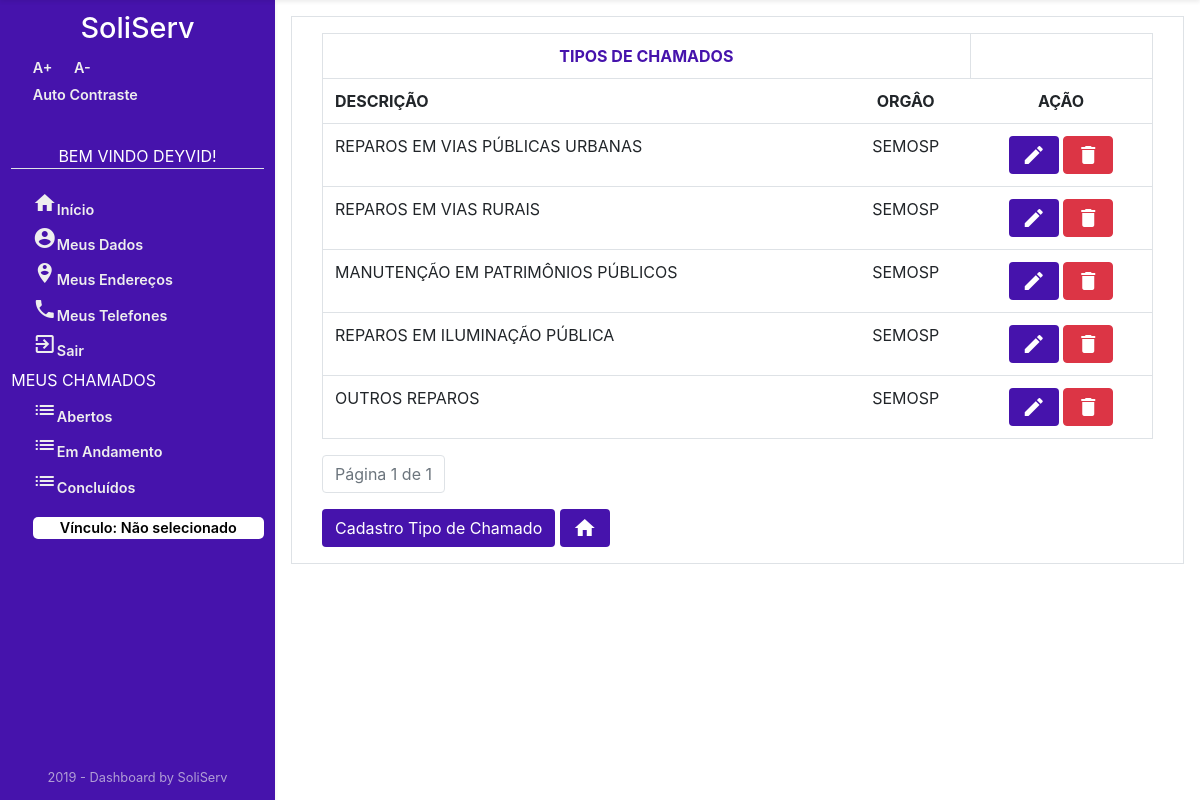
Page /Chamados/listarTiposDeChamado/ (signed in) on the committed database.
### Chamados/models.py (models this page shows, shortened)
class TipoChamado(models.Model):
    descricaoTipoChamado = models.CharField('TIPO CHAMADO', max_length=45)
    idOrgao = models.ForeignKey(
        Orgao, on_delete=models.CASCADE, verbose_name="ORGÃO")
    class Meta:
        verbose_name = "TipoChamados"
        verbose_name_plural = "TipoChamados"

### Orgao/models.py (models this page shows, shortened)
class Orgao(models.Model):
    nomeOrgao = models.CharField('NOME ORGÃO', max_length=45)
    descricao = models.CharField('DESCRIÇÃO', max_length=100)
    emailOrgao = models.CharField('EMAIL ORGÃO', max_length=45)
    nomeResponsavelOrgao = models.CharField(
        'RESPONSÁVEL PELO ÓRGÃO', max_length=45)
    enderecoOrgao = models.CharField(
        'ENDERECO ORGÃO', max_length=45, default="")
    telefoneOrgao = models.IntegerField('TELEFONE ORGÃO')
    class Meta:
        verbose_name = "Orgao"
        verbose_name_plural = "Orgao"

### Chamados/views.py (the view)
# urls.py: path('listarTiposDeChamado/', views.tiposChamadosList, name='lista_tipo_chamado'),
@login_required
def tiposChamadosList(request):
    tipo_chamado_list = TipoChamado.objects.all()
    paginator = Paginator(tipo_chamado_list, 5)
    page = request.GET.get('page')
    tipo_chamado_list = paginator.get_page(page)
    context = {'tipo_chamado_list': tipo_chamado_list}
    if not request.user.is_authenticated:
        return render(request, 'Usuario/acessoNegado.html')
    else:
        return render(request, 'Chamados/tipoChamado/listaTiposChamados.html', context)

### Chamados/templates/Chamados/tipoChamado/listaTiposChamados.html (shortened to what this page needs)
{% extends "sistemaDeGestaoDeServicosPublicos/index1.html" %}
{% block centro %}
<main id="Orgao" class="container border">
    <div class="container">
        {% block centroOrgao %}
        <form>
            {% if tipo_chamado_list %}
            <table class="table border mt-3" style="text-transform: uppercase; overflow-x: auto">
                <tr>
                    <th colspan="2"   class=" border text-center" style="color: #4613ac;">Tipos de Chamados</th>
                    <th class="border-left"></th>
                </tr>
                <tr>
                    <th>Descrição</th>
                    <th class="text-center">ORGÂO</th>
                    <th class="text-center">AÇÃO</th>
                </tr>
                {% for tipos in tipo_chamado_list %}
                <tr>
                    <td>
                        {{tipos.descricaoTipoChamado}}
                    </td>
                    <td class="text-center">
                        {{tipos.idOrgao.nomeOrgao}}
                    </td>
                    <td class="text-center">
                            <a class="btn" style="background: #4613ac; color: white;"
                            href="{% url 'Chamados:tipo_chamado_atualizar' tipos.id %}" title="Editar Tipo de Chamado">
                            <i class="material-icons">edit</i>
                        </a>
                        <a class="btn btn-danger" style="color: white;"
                            href="{% url 'Chamados:tipo_chamado_deletar' tipos.id %}" title="Excluir Tipo de Chamado">
                            <i class="material-icons">delete</i>
                        </a>
                    </td>
                </tr>
                {% endfor %}
                {% else %}
                <div class="alert alert-danger mt-3">
                    Não há Dados Cadastrados!
                </div>
                {% endif %}
        </form>
        <nav aria-label="text-left pagination  ">
            <ul class="pagination ">
                <li class="page-item disabled">
                    <a class="page-link" href="#">
                        Página {{ tipo_chamado_list.number }} de {{ tipo_chamado_list.paginator.num_pages }}
                    </a>
                </li>
            </ul>
        </nav>
        <a class="btn  mb-3" href="{% url 'Chamados:cadastro_tipo_chamado'%}" style="background: #4613ac; color: white;"
            title="cadastrar novo Tipo de Chamado">
            Cadastro Tipo de Chamado
        </a>
        <a class="btn  mb-3" href="{% url 'Orgao:orgao_index'%}" style="background: #4613ac; color: white;"
            title="Voltar a HomePage">
            <i class="material-icons">home</i>
        </a>
</main>
{% endblock %}
</div>
{% endblock %}

### templates/sistemaDeGestaoDeServicosPublicos/index1.html (shortened to what this page needs)
<!DOCTYPE html>
<html lang="pt-br">
{% load staticfiles %}
<head>
    <link rel="stylesheet" type="text/css" href="{% static 'css/select2.css' %}">
    <link rel="stylesheet" href="{% static 'css/dashboard-itens.css' %}">
    <link rel="stylesheet" href="{% static 'css/style.css' %}">
    <link rel="stylesheet" href="https://stackpath.bootstrapcdn.com/bootstrap/4.3.1/css/bootstrap.min.css"
>
    <link href="https://unpkg.com/material-components-web@latest/dist/material-components-web.min.css" rel="stylesheet">
</head>
<body class="acessibilidade" onresize="verificaSide()">
    <header>
    </header>
    <main class="main">
        <div class="sidebar shadow-sm" id="sidebar">
            <h1>SoliServ</h1>
            <div class="AcessibilidadeFontes">
                <a onClick="fonte('a');" title="Aumentar Tamanho da Fonte" href="#">A+</a>
                <a onClick="fonte('d');" title="Diminuir Tamanho da Fonte" href="#">A-</a>
            </div>
            {% if user.is_authenticated %}
            <a href="#altocontraste" id="altocontraste" accesskey="3" title="Auto Contraste"
                onclick="window.toggleContrast()" onkeydown="window.toggleContrast()">Auto
                Contraste</a> {% else %}
            <a class="border-bottom" href="#altocontraste" id="altocontraste" accesskey="3" title="Auto Contraste"
                onclick="window.toggleContrast()" onkeydown="window.toggleContrast()">Auto
                Contraste</a> {% endif %} {% if user.is_authenticated %}
            <nav>
                <p class="border-bottom text-center naoMostrarMouse">Bem Vindo {{ user.first_name }}!</p>
                <a href="{% url 'index' %}" title="Página Inicial"><i class="material-icons mt-3">home</i>Início</a>
                <a href="{% url 'meusDados' %}" title="Meus Dados"><i class="material-icons"> account_circle</i>Meus
                    Dados</a>
                <a href="{% url 'listaEnderecos' %}" title="Meus Endereços"><i
                        class="material-icons">person_pin_circle</i>Meus Endereços</a>
                <a href="{% url 'listaTelefones' %}" title="Meus Telefones"><i class="material-icons">phone</i>Meus
                    Telefones</a>
                <a href="{% url 'logout' %}" title="Log-out"><i class="material-icons">exit_to_app</i>Sair</a>
                <p class="naoMostrarMouse">Meus Chamados</p>
                <a href="{% url 'Chamados:lista_chamado' %}" title="Chamados Em Aberto"><i class="material-icons">list</i>Abertos</a>
                <a href="/" title="Chamados Em Andamento "><i class="material-icons">list</i>Em Andamento</a>
                <a href="/" title="Chamados Concluídos"><i class="material-icons">list</i>Concluídos</a>
                {% if request.session.temVinculo %}
                <a class="mt-3 text-center" title="Clique para Escolher o Vínculo"
                    style="border-radius: 5px; background-color: white; color: black; "
                    href="{% url 'Orgao:retorna_Lotacao' %}">
                    {% if request.session.nomeVinculo %}
                    Vínculo: {{ request.session.nomeVinculo }}
                    {% else %}
                    Vínculo: Não selecionado
                    {% endif %}
                </a>
                {% endif %}
            </nav>
                {% endif %}
            <p class="credit m-0">2019 - Dashboard by SoliServ</p>
        </div>
        <body>
            <div class="content d-flex flex-column" id="content">
                <div>
                    {% block centro%}
                    {% endblock %}
                </div>
        </body>
    </main>
</body>
</html>

### sistemaDeGestaoDeServicosPublicos/static/css/style.css (style rules this page uses)
:root { --tamanho-sidebar: 275px; --transicao: .5s ease-in; }
* { margin: 0; padding: 0; }
.main { display: flex; justify-content: space-between; position: absolute; top: 0; box-sizing: border-box; transition: var(--transicao); min-height: 100vh; width: 100%; border: 2px; }
.sidebar { position: fixed; width: 100%; max-width: var(--tamanho-sidebar); display: flex; flex-direction: column; box-sizing: border-box; padding: .7em; height: 100vh; transition: var(--transicao); left: 0; z-index: 4; background: #4613ac; color: #fff; }
.sidebar h1 { font-size: 1.8em; align-self: center; }
.sidebar nav { margin-top: 2em; display: flex; flex-direction: column; }
.sidebar p { margin: .2em 0; }
.sidebar a { text-decoration: none; color: #eee; margin: .2em 0; margin-left: 1.5em; font-weight: 600; font-size: .9em; }
.content { display: flex; max-width: calc(100% - var(--tamanho-sidebar)); box-sizing: border-box; width: 100%; position: absolute; right: 0; transition: var(--transicao); padding: 1em; height: 100%; }
.naoMostrarMouse { cursor: pointer; text-transform: uppercase; }
.credit { position: absolute; bottom: 1em; color: #eeeeeea2; font-size: .8em; align-self: center; }
#Orgao { display: block; }
.AcessibilidadeFontes { display: flex; flex-direction: row; }

### rows in the picture
TipoChamado: descricaoTipoChamado "REPAROS EM VIAS PÚBLICAS URBANAS", idOrgao.nomeOrgao "SEMOSP"
TipoChamado: descricaoTipoChamado "REPAROS EM VIAS RURAIS", idOrgao.nomeOrgao "SEMOSP"
TipoChamado: descricaoTipoChamado "MANUTENÇÃO EM PATRIMÔNIOS PÚBLICOS", idOrgao.nomeOrgao "SEMOSP"
TipoChamado: descricaoTipoChamado "REPAROS EM ILUMINAÇÃO PÚBLICA", idOrgao.nomeOrgao "SEMOSP"
TipoChamado: descricaoTipoChamado "OUTROS REPAROS", idOrgao.nomeOrgao "SEMOSP"

### other values in the picture
{{ user.first_name }} "DEYVID"
{{ tipo_chamado_list.number }} "1"
{{ tipo_chamado_list.paginator.num_pages }} "1"
